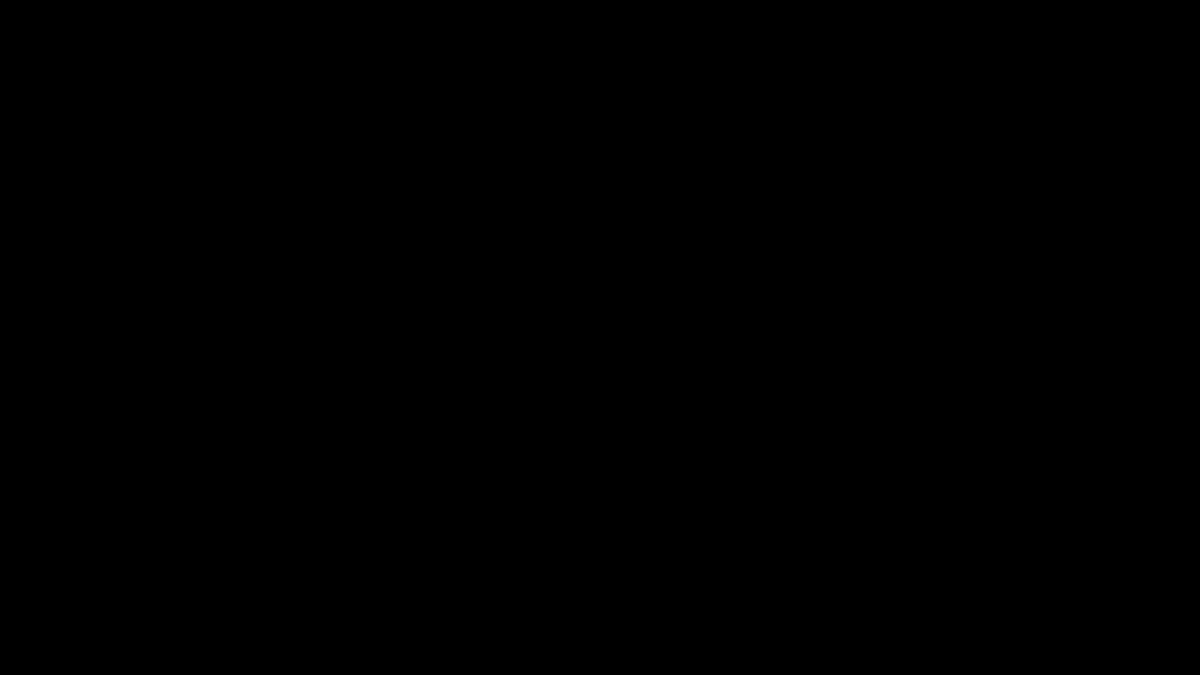
Frame 1 (no input)
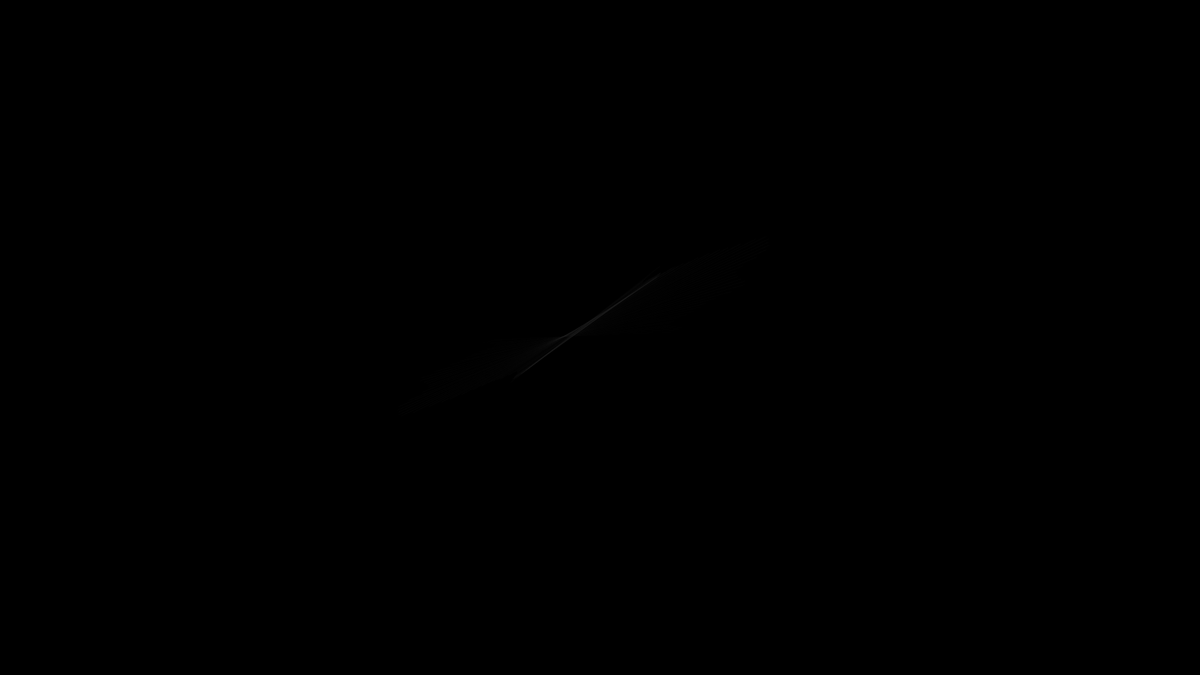
Frame 60 (the mouse pressed at the canvas centre just before this capture)
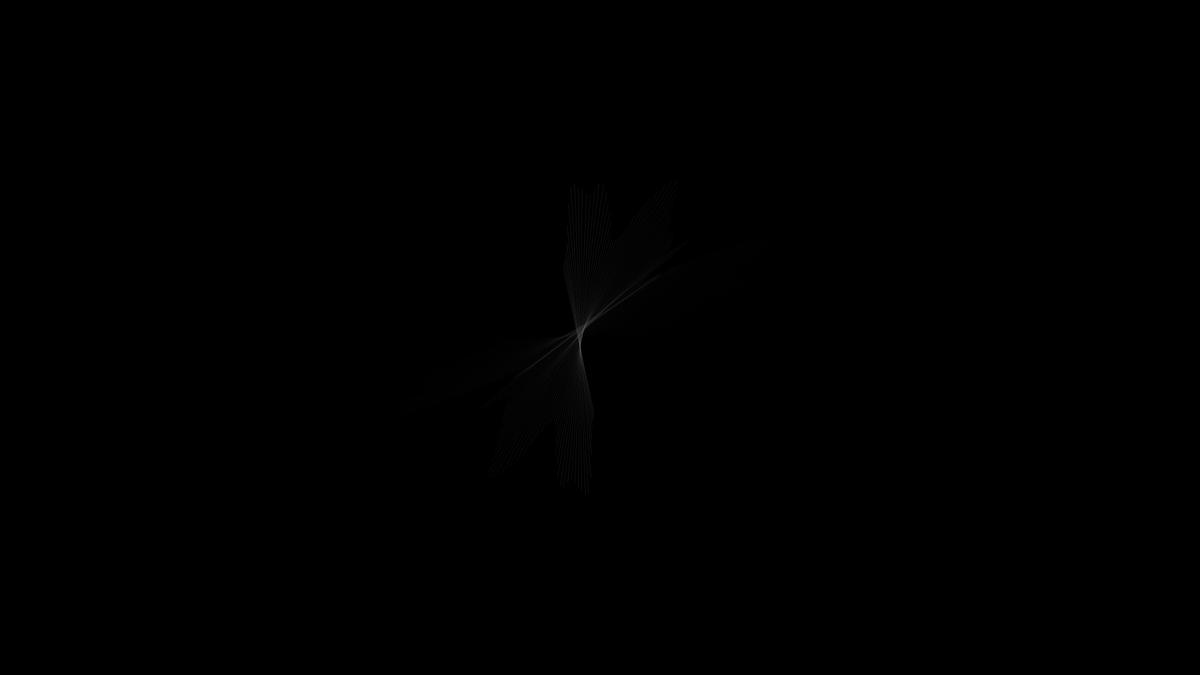
Frame 120 (the mouse held since frame 60 and released just before this capture)

The Processing sketch that drew these frames (run headless with seeded random() and noise(); from frame 60 on, the mouse is pressed at the canvas centre):

// Processing sketch: WaveClock2021
// ── WaveClock2021.pde
float angleNoise, radiusNoise;
float xNoise, yNoise;
float angle = PI/2;
float radius;
int lineColor = 1;
int lineColorChange = 1;
int lineAlpha = 90;
int lineAlphaChange = -1;

void setup() {
  size(1920,1080);
  smooth();
  frameRate(60); //Set this to monitor refresh rate for best results
  background(0);
  noFill();
  
  angleNoise = random(10);
  radiusNoise = random(10);
  xNoise = random(10);
  yNoise = random(10);  
}

void draw() {
  radiusNoise += 0.05;
  radius = (noise(radiusNoise) * 500) +1;
  angleNoise += 0.01;
  angle += (noise(angleNoise) *5) - 3;
  
  if (angle > 360) {
    angle -= 360;
  }
  if (angle < 0) {
    angle += 360;
  }
  
  xNoise += 0.01;
  yNoise += 0.01;
  float centerX = width/2 + (noise(xNoise) * 100) - 50;
  float centerY = height/2 + (noise(yNoise) * 100) - 50;
  float radians = radians(angle);
  float radiansOpposite = radians + PI;
  float x1 = centerX + (radius * cos(radians));
  float y1 = centerY + (radius * sin(radians));  
  float x2 = centerX + (radius * cos(radiansOpposite));
  float y2 = centerY + (radius * sin(radiansOpposite));
 
  lineColor += lineColorChange;
  lineAlpha += lineAlphaChange;
  
  if (lineColor >  254) {
    lineColorChange = -1;
  }
  if (lineColor < 0) {
    lineColorChange = 1;
  }
  if (lineAlpha > 90) {
    lineAlphaChange = -1;
  }
  if (lineAlpha < 30) {
    lineAlphaChange = 1;
  }
   
  stroke(lineColor,lineAlpha);
  strokeWeight(0.5);
  line(x1,y1,x2,y2);
}
